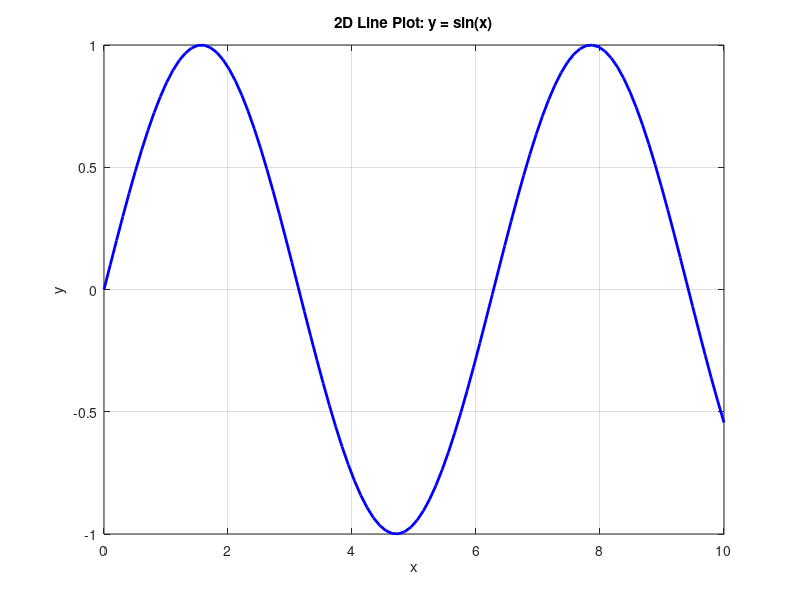

This figure's MATLAB source:
x = linspace(0, 10, 100); % Define x values
y = sin(x); % Define y values

plot(x, y, 'b', 'LineWidth', 2); % 2D line plot

xlabel('x');
ylabel('y');
title('2D Line Plot: y = sin(x)');
grid on;